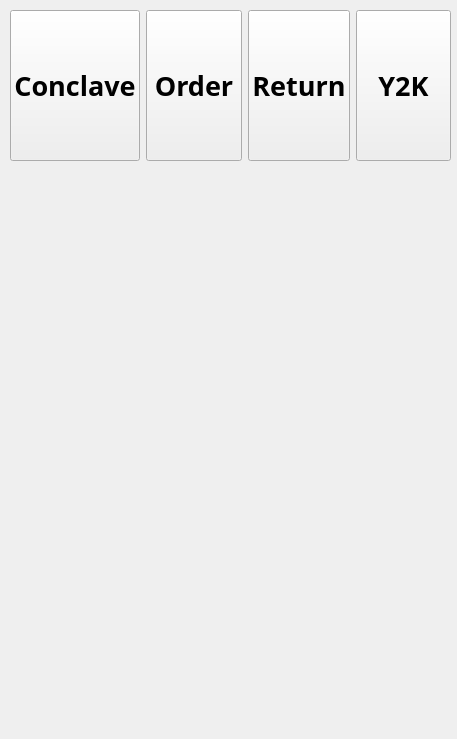
<?xml version="1.0" encoding="UTF-8"?>
<ui version="4.0">
 <class>Form</class>
 <widget class="QWidget" name="Form">
  <property name="geometry">
   <rect>
    <x>0</x>
    <y>0</y>
    <width>457</width>
    <height>739</height>
   </rect>
  </property>
  <property name="windowTitle">
   <string>Form</string>
  </property>
  <widget class="QLabel" name="lbl_con">
   <property name="geometry">
    <rect>
     <x>10</x>
     <y>170</y>
     <width>441</width>
     <height>561</height>
    </rect>
   </property>
   <property name="text">
    <string/>
   </property>
   <property name="pixmap">
    <pixmap>imgs/conclabe.jpg</pixmap>
   </property>
   <property name="scaledContents">
    <bool>true</bool>
   </property>
  </widget>
  <widget class="QLabel" name="lbl_order">
   <property name="geometry">
    <rect>
     <x>10</x>
     <y>170</y>
     <width>441</width>
     <height>561</height>
    </rect>
   </property>
   <property name="text">
    <string/>
   </property>
   <property name="pixmap">
    <pixmap>imgs/order.jpg</pixmap>
   </property>
   <property name="scaledContents">
    <bool>true</bool>
   </property>
  </widget>
  <widget class="QLabel" name="lbl_return">
   <property name="enabled">
    <bool>true</bool>
   </property>
   <property name="geometry">
    <rect>
     <x>10</x>
     <y>170</y>
     <width>441</width>
     <height>561</height>
    </rect>
   </property>
   <property name="text">
    <string/>
   </property>
   <property name="pixmap">
    <pixmap>imgs/return.jpg</pixmap>
   </property>
   <property name="scaledContents">
    <bool>true</bool>
   </property>
  </widget>
  <widget class="QLabel" name="lbl_y2k">
   <property name="geometry">
    <rect>
     <x>10</x>
     <y>170</y>
     <width>441</width>
     <height>561</height>
    </rect>
   </property>
   <property name="text">
    <string/>
   </property>
   <property name="pixmap">
    <pixmap>imgs/Y2K.jpg</pixmap>
   </property>
   <property name="scaledContents">
    <bool>true</bool>
   </property>
  </widget>
  <widget class="QWidget" name="layoutWidget">
   <property name="geometry">
    <rect>
     <x>10</x>
     <y>10</y>
     <width>441</width>
     <height>151</height>
    </rect>
   </property>
   <layout class="QHBoxLayout" name="horizontalLayout">
    <item>
     <widget class="QPushButton" name="btn_con">
      <property name="sizePolicy">
       <sizepolicy hsizetype="Minimum" vsizetype="Preferred">
        <horstretch>0</horstretch>
        <verstretch>0</verstretch>
       </sizepolicy>
      </property>
      <property name="font">
       <font>
        <family>Agency FB</family>
        <pointsize>20</pointsize>
        <weight>75</weight>
        <bold>true</bold>
       </font>
      </property>
      <property name="text">
       <string>Conclave</string>
      </property>
     </widget>
    </item>
    <item>
     <widget class="QPushButton" name="btn_order">
      <property name="sizePolicy">
       <sizepolicy hsizetype="Minimum" vsizetype="Preferred">
        <horstretch>0</horstretch>
        <verstretch>0</verstretch>
       </sizepolicy>
      </property>
      <property name="font">
       <font>
        <family>Agency FB</family>
        <pointsize>20</pointsize>
        <weight>75</weight>
        <bold>true</bold>
       </font>
      </property>
      <property name="text">
       <string>Order</string>
      </property>
     </widget>
    </item>
    <item>
     <widget class="QPushButton" name="btn_return">
      <property name="sizePolicy">
       <sizepolicy hsizetype="Minimum" vsizetype="Preferred">
        <horstretch>0</horstretch>
        <verstretch>0</verstretch>
       </sizepolicy>
      </property>
      <property name="font">
       <font>
        <family>Agency FB</family>
        <pointsize>20</pointsize>
        <weight>75</weight>
        <bold>true</bold>
       </font>
      </property>
      <property name="text">
       <string>Return</string>
      </property>
     </widget>
    </item>
    <item>
     <widget class="QPushButton" name="btn_y2k">
      <property name="sizePolicy">
       <sizepolicy hsizetype="Minimum" vsizetype="Preferred">
        <horstretch>0</horstretch>
        <verstretch>0</verstretch>
       </sizepolicy>
      </property>
      <property name="font">
       <font>
        <family>Agency FB</family>
        <pointsize>20</pointsize>
        <weight>75</weight>
        <bold>true</bold>
       </font>
      </property>
      <property name="text">
       <string>Y2K</string>
      </property>
     </widget>
    </item>
   </layout>
  </widget>
 </widget>
 <resources/>
 <connections/>
</ui>
